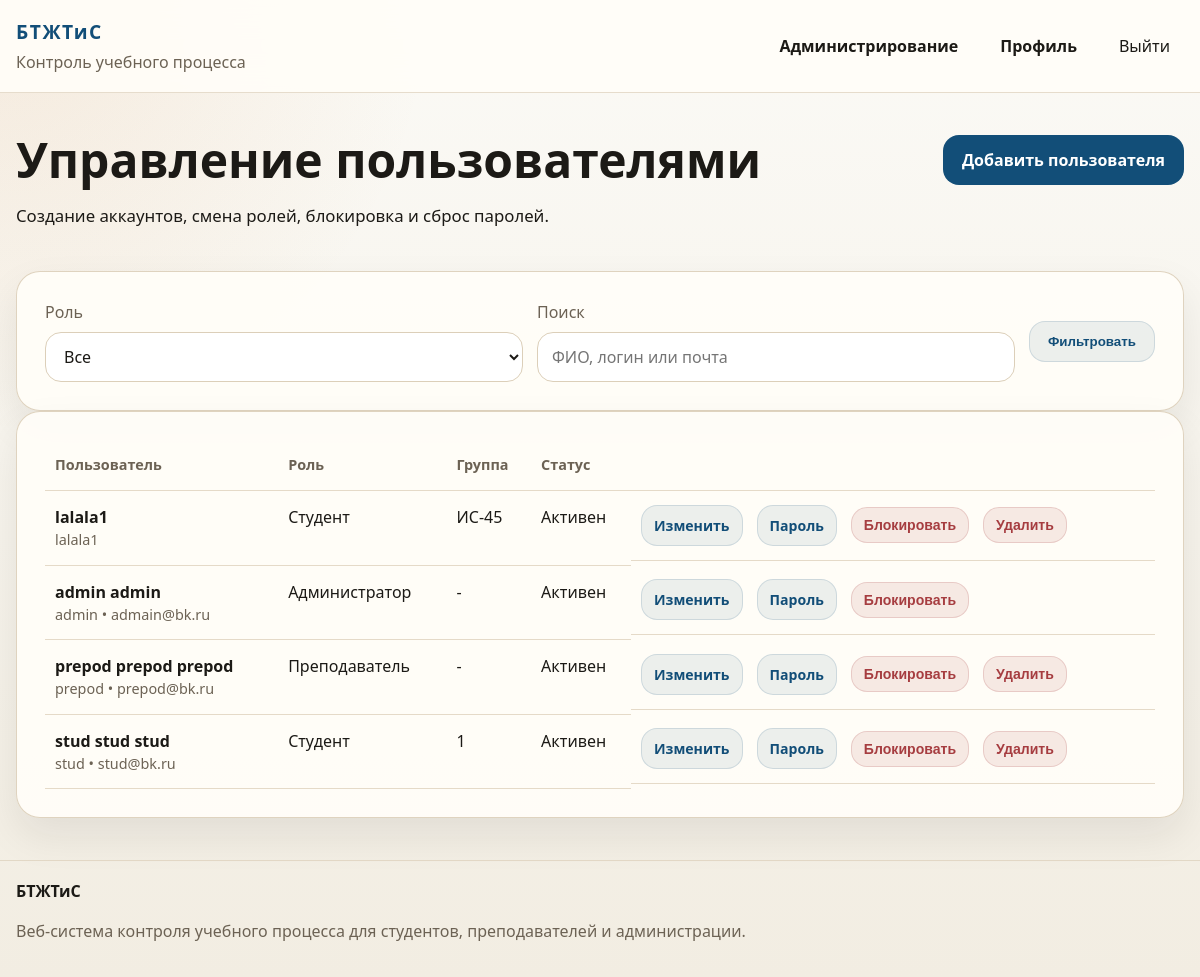
The page /admin-panel/users/ (signed in) on the database as committed earlier.
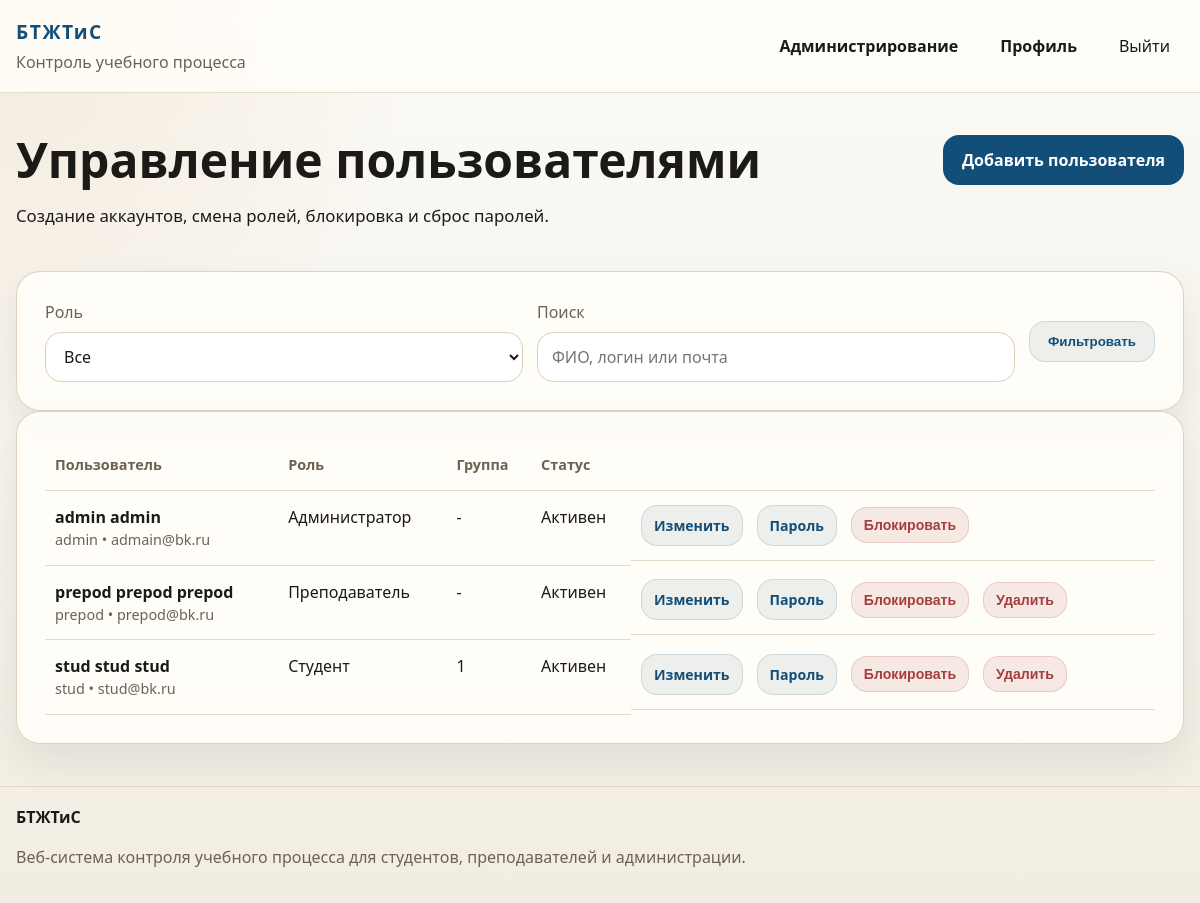
The same page on the database as committed later.
### education/models.py (models this page shows, shortened)
class User(AbstractUser):
    class Role(models.TextChoices):
        STUDENT = ROLE_STUDENT, "Студент"
        TEACHER = ROLE_TEACHER, "Преподаватель"
        ADMINISTRATOR = ROLE_ADMINISTRATOR, "Администратор"
    email = models.EmailField("Электронная почта", unique=True, blank=True, null=True)
    middle_name = models.CharField("Отчество", max_length=150, blank=True)
    phone = models.CharField("Телефон", max_length=32, blank=True)
    bio = models.TextField("О себе", blank=True)
    role = models.CharField(
        "Роль",
        max_length=20,
        choices=Role.choices,
        default=Role.STUDENT,
    )
    academic_group = models.ForeignKey(
        "AcademicGroup",
        on_delete=models.SET_NULL,
        related_name="students",
        blank=True,
        null=True,
        verbose_name="Учебная группа",
    )
    REQUIRED_FIELDS = ["first_name", "last_name"]
    objects = UserManager()
    class Meta:
        db_table = "users"
        ordering = ["last_name", "first_name", "username"]
        verbose_name = "Пользователь"
        verbose_name_plural = "Пользователи"
    @property
    def full_name(self):
        return " ".join(
            part for part in [self.last_name, self.first_name, self.middle_name] if part
        ) or self.username
    @property
    def is_administrator(self):
        return self.role == self.Role.ADMINISTRATOR or self.is_superuser

class AcademicGroup(models.Model):
    name = models.CharField("Название группы", max_length=50, unique=True)
    description = models.TextField("Описание", blank=True)
    curator = models.ForeignKey(
        settings.AUTH_USER_MODEL,
        on_delete=models.SET_NULL,
        blank=True,
        null=True,
        related_name="curated_groups",
        limit_choices_to={"role": ROLE_TEACHER},
        verbose_name="Куратор",
    )
    class Meta:
        db_table = "groups"
        ordering = ["name"]
        verbose_name = "Учебная группа"
        verbose_name_plural = "Учебные группы"
    def __str__(self):
        return self.name

### education/views.py (the view, shortened to what this page needs)
# urls.py: path("admin-panel/users/", views.admin_user_list, name="admin_user_list"),
@role_required(User.Role.ADMINISTRATOR)
def admin_user_list(request):
    users = User.objects.select_related("academic_group").all()
    role = request.GET.get("role")
    search = request.GET.get("search")
    if role:
        users = users.filter(role=role)
    return render(
        request,
        "education/admin_user_list.html",
        {
            "users": users,
            "role": role or "",
            "search": search or "",
            "role_choices": User.Role.choices,
        },
    )

### education/context_processors.py (called while the page is built)
def site_meta(request):
    view_name = getattr(getattr(request, "resolver_match", None), "view_name", "")
    meta = DEFAULT_META | ROUTE_META.get(view_name, {})
    meta["url"] = request.build_absolute_uri()
    meta["image"] = request.build_absolute_uri(static("education/img/og-cover.svg"))
    meta["og_title"] = meta["title"]
    return {
        "site_meta": meta,
        "current_view_name": view_name,
    }

### education/utils.py (called while the page is built)
def role_required(*roles):
    def decorator(view_func):
        @wraps(view_func)
        def _wrapped_view(request, *args, **kwargs):
            if not request.user.is_authenticated:
                return redirect("login")
            if request.user.is_superuser or request.user.role in roles:
                return view_func(request, *args, **kwargs)
            messages.error(request, "У вас нет доступа к данному разделу.")
            return redirect(dashboard_url_for(request.user))
        return _wrapped_view
    return decorator

### templates/education/admin_user_list.html (shortened to what the changed rows need)
{% extends "base.html" %}
{% block content %}
<section class="section">
    <div class="container">
        <div class="page-head page-head-inline">
            <div>
                <h1>Управление пользователями</h1>
            </div>
        </div>
        <section class="panel">
            <div class="table-wrap">
                <table class="data-table">
                    <thead>
                        <tr>
                            <th>Пользователь</th>
                            <th>Роль</th>
                            <th>Группа</th>
                            <th>Статус</th>
                            <th></th>
                        </tr>
                    </thead>
                    <tbody>
                        {% for item in users %}
                            <tr>
                                <td>
                                    <strong>{{ item.full_name }}</strong>
                                <div class="table-muted">
                                    {{ item.username }}{% if item.email %} • {{ item.email }}{% endif %}
                                </div>
                                </td>
                                <td>{{ item.get_role_display }}</td>
                                <td>{{ item.academic_group|default:"-" }}</td>
                                <td>{{ item.is_active|yesno:"Активен,Заблокирован" }}</td>
                                <td class="actions-cell">
                                    <a class="btn btn-secondary btn-small" href="{% url 'education:admin_user_edit' item.pk %}">Изменить</a>
                                    <a class="btn btn-secondary btn-small" href="{% url 'education:admin_user_reset_password' item.pk %}">Пароль</a>
                                    <form method="post" action="{% url 'education:admin_user_toggle_active' item.pk %}" class="inline-form">
                                        <button type="submit" class="btn btn-danger btn-small">
                                            {{ item.is_active|yesno:"Блокировать,Разблокировать" }}
                                        </button>
                                    </form>
                                    {% if item != request.user %}
                                        <form method="post" action="{% url 'education:admin_user_delete' item.pk %}" class="inline-form">
                                    <button type="submit" class="btn btn-danger btn-small" data-confirm-message="Удалить пользователя?">
                                                Удалить
                                            </button>
                                        </form>
                                    {% endif %}
                                </td>
                            </tr>
                        {% empty %}
                            <tr>
                                <td colspan="5">Пользователи не найдены.</td>
                            </tr>
                        {% endfor %}
                    </tbody>
                </table>
            </div>
        </section>
    </div>
</section>
{% endblock %}

Rows that differ between the two databases and show on the page:
removed User: full_name "lalala1", username "lalala1", role "Студент", academic_group "ИС-45", is_active "Активен", is_active "Блокировать", shows "Удалить"
